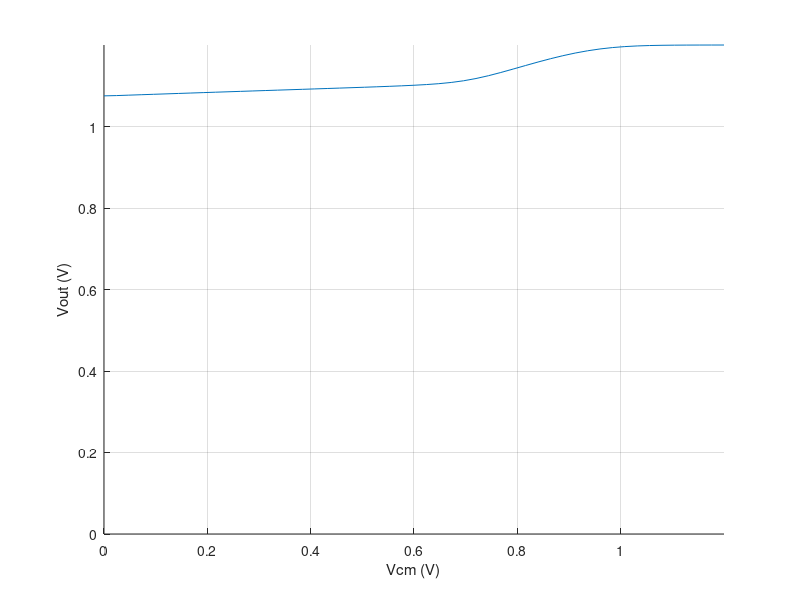

MATLAB code to generate this figure:
clear all; close all; clc;

%% Read data from CSV in the same folder
M = csvread('dc_cm.csv',1,0);
vin = M(:,1);
vout = M(:,2);

%% Generate plot
hold on;
plot(vin,vout);
xlabel('Vcm (V)');
ylabel('Vout (V)');
axis([min(vin),max(vin),0,1.2]);
grid on;
